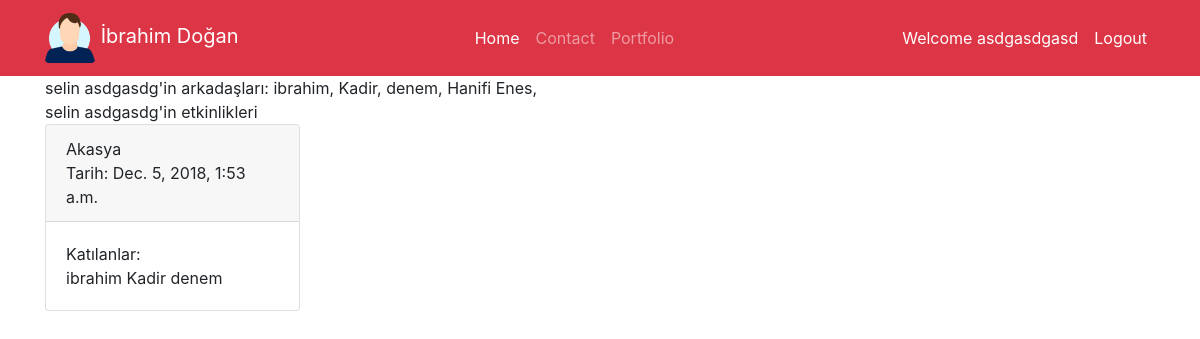
Screenshot of / (signed in) with the database file from the repository.
### mysite/models.py (models this page shows, shortened)
class Profile(models.Model):
    user = models.OneToOneField(User, on_delete=models.CASCADE)
    first_name = models.CharField(max_length=30, null=True)
    last_name = models.CharField(max_length=30, null=True)
    friends = models.ManyToManyField('self', blank=True)

class Event(models.Model):
    time = models.DateTimeField()
    title = models.CharField(max_length=50)
    owner = models.ForeignKey(EventOwner, on_delete=models.CASCADE, null=True)
    participants = models.ManyToManyField(Profile, blank=True)
    description = models.CharField(max_length=500,null=True)
    biletix_url = models.CharField(max_length=500,blank=True, null=True)

### mysite/views.py (the view)
# urls.py: path('', views.index, name='home'),
def index(request):
    if request.user.is_authenticated:
        profile = request.user.profile
        friends = profile.friends.all()
        owner = EventOwner.objects.filter(profile=request.user.profile)
        events = Event.objects.filter(owner__in=owner)
        context = {'home': 'active', 'friends': friends, 'events': events,
                   'name': profile.first_name + " " + profile.last_name}
        return render(request, 'mysite/index.html', context)
    else:
        context = {'home': 'active'}
        return render(request, 'mysite/index.html', context)

### mysite/templates/mysite/index.html
{% extends 'mysite/base.html' %}
{% block content %}
    <div class="container">
        {{ name }}'in arkadaşları:
        {% for friend in friends %}
            {{ friend.first_name }},
        {% endfor %}<br>
        {{ name }}'in etkinlikleri
        <div class="row">
        {% for event in events %}
            <div class="col-md-3">
            <div class="card">
                <div class="card-header">{{ event.title }} <br> Tarih: {{ event.time }} </div>
                <div class="card-body">Katılanlar:<br>
                    {% for participants in event.participants.all %}
                        {{ participants.first_name }}
                    {% endfor %}
                </div>
            </div>
            </div>
        {% endfor %}
</div>
    </div>
{% endblock %}

### mysite/templates/mysite/base.html (shortened to what this page needs)
{% load static %}
<!doctype html>
<html lang="en">
<head>
    <link rel="stylesheet" href="https://stackpath.bootstrapcdn.com/bootstrap/4.1.3/css/bootstrap.min.css"
>
</head>
<body>
<nav class="navbar navbar-expand-lg navbar-dark bg-danger">
    <div class="container">
        <a class="navbar-brand" href="#">
            <img src="{% static 'mysite/images/profile-picture-default.png' %}" width="50" height="50"> İbrahim Doğan
        </a>
        <div class="collapse navbar-collapse" id="navbarNavAltMarkup">
            <ul class="navbar-nav mx-auto">
                <a class="nav-item nav-link {{ home }}" href="{% url 'home' %}">Home </a>
                <a class="nav-item nav-link {{ contact }}" href="{% url 'contact' %}">Contact</a>
                <a class="nav-item nav-link {{ portfolio }}" href="{% url 'portfolio' %}">Portfolio</a>
            </ul>
        </div>
        <ul class="navbar-nav">
            {% if user.is_authenticated %}
                <a class="nav-item nav-link active" href="#">Welcome {{ user.username }} </a>
                <a class="nav-item nav-link active" href="{% url 'logout' %}">Logout</a>
            {% endif %}
    </ul>
    </div>
</nav>
{% block content %}
{% endblock %}
</body>
</html>

### rows the page displays
Profile: first_name "ibrahim"
Profile: first_name "Kadir"
Profile: first_name "denem"
Profile: first_name "Hanifi Enes"
Event: title "Akasya", time "Dec. 5, 2018, 1:53 a.m."

### other values shown
{{ user.username }} "asdgasdgasd"
{{ name }} "selin asdgasdg"
